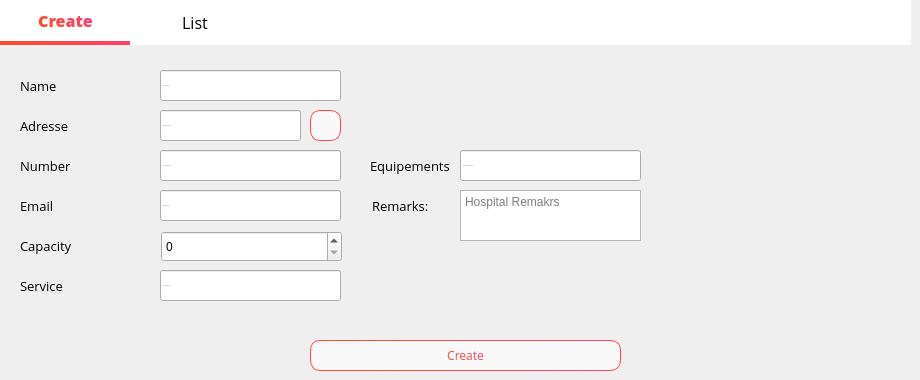
      <widget class="QWidget" name="Analytics_3">
       <property name="styleSheet">
        <string notr="true">
QLabel{
color: rgb(255, 255, 255);
background-color: transparent;
}
</string>
       </property>
       <widget class="QWidget" name="widget_8" native="true">
        <property name="geometry">
         <rect>
          <x>0</x>
          <y>0</y>
          <width>911</width>
          <height>45</height>
         </rect>
        </property>
        <property name="styleSheet">
         <string notr="true">QWidget{
background-color: rgb(255, 255, 255);
}
QPushButton {
    border: none;
    padding: 5px 10px;
    font-size: 16px;
    font-weight: normal;
    color: black;
}

QPushButton:checked {
    border-bottom: 4px solid qlineargradient(x1:0, y1:0, x2:1, y2:0, stop:0 #FF4B2B, stop:1 #FF416C);
    border-right: none;
    border-top: none;
    color: qlineargradient(x1:0, y1:0, x2:1, y2:0, stop:0 #FF4B2B, stop:1 #FF416C);
    font-weight: 700;
}

QPushButton:hover {
    background-color: qlineargradient(x1:0, y1:0, x2:1, y2:0, stop:0 #f2f2f2, stop:1 #e6e6e6);
}</string>
        </property>
        <widget class="QPushButton" name="pushButton_32">
         <property name="enabled">
          <bool>false</bool>
         </property>
         <property name="geometry">
          <rect>
           <x>0</x>
           <y>0</y>
           <width>131</width>
           <height>45</height>
          </rect>
         </property>
         <property name="font">
          <font>
           <family>Open Sans</family>
           <pointsize>-1</pointsize>
           <weight>50</weight>
           <bold>false</bold>
          </font>
         </property>
         <property name="cursor">
          <cursorShape>ArrowCursor</cursorShape>
         </property>
         <property name="styleSheet">
          <string notr="true"/>
         </property>
         <property name="text">
          <string>Create</string>
         </property>
         <property name="checkable">
          <bool>true</bool>
         </property>
         <property name="checked">
          <bool>true</bool>
         </property>
        </widget>
        <widget class="QPushButton" name="pushButton_33">
         <property name="geometry">
          <rect>
           <x>130</x>
           <y>0</y>
           <width>130</width>
           <height>45</height>
          </rect>
         </property>
         <property name="font">
          <font>
           <family>Open Sans</family>
           <pointsize>-1</pointsize>
           <weight>50</weight>
           <bold>false</bold>
          </font>
         </property>
         <property name="cursor">
          <cursorShape>PointingHandCursor</cursorShape>
         </property>
         <property name="styleSheet">
          <string notr="true"/>
         </property>
         <property name="text">
          <string>List</string>
         </property>
        </widget>
       </widget>
       <widget class="QLabel" name="label_11">
        <property name="geometry">
         <rect>
          <x>20</x>
          <y>70</y>
          <width>151</width>
          <height>31</height>
         </rect>
        </property>
        <property name="font">
         <font>
          <family>Open Sans</family>
          <pointsize>10</pointsize>
          <weight>50</weight>
          <bold>false</bold>
         </font>
        </property>
        <property name="styleSheet">
         <string notr="true">color: rgb(0, 0, 0);</string>
        </property>
        <property name="text">
         <string>Name</string>
        </property>
       </widget>
       <widget class="QLineEdit" name="New_Hospital_name">
        <property name="geometry">
         <rect>
          <x>160</x>
          <y>70</y>
          <width>181</width>
          <height>31</height>
         </rect>
        </property>
        <property name="font">
         <font>
          <family>Open Sans</family>
          <pointsize>-1</pointsize>
          <weight>50</weight>
          <bold>false</bold>
         </font>
        </property>
        <property name="styleSheet">
         <string notr="true"/>
        </property>
        <property name="placeholderText">
         <string>Hospital name</string>
        </property>
       </widget>
       <widget class="QLabel" name="label_12">
        <property name="geometry">
         <rect>
          <x>20</x>
          <y>110</y>
          <width>151</width>
          <height>31</height>
         </rect>
        </property>
        <property name="font">
         <font>
          <family>Open Sans</family>
          <pointsize>10</pointsize>
          <weight>50</weight>
          <bold>false</bold>
         </font>
        </property>
        <property name="styleSheet">
         <string notr="true">color: rgb(0, 0, 0);</string>
        </property>
        <property name="text">
         <string>Adresse</string>
        </property>
       </widget>
       <widget class="QLabel" name="label_13">
        <property name="geometry">
         <rect>
          <x>20</x>
          <y>150</y>
          <width>151</width>
          <height>31</height>
         </rect>
        </property>
        <property name="font">
         <font>
          <family>Open Sans</family>
          <pointsize>10</pointsize>
          <weight>50</weight>
          <bold>false</bold>
         </font>
        </property>
        <property name="styleSheet">
         <string notr="true">color: rgb(0, 0, 0);</string>
        </property>
        <property name="text">
         <string>Number</string>
        </property>
       </widget>
       <widget class="QLineEdit" name="New_Hospital_number">
        <property name="geometry">
         <rect>
          <x>160</x>
          <y>150</y>
          <width>181</width>
          <height>31</height>
         </rect>
        </property>
        <property name="font">
         <font>
          <family>Open Sans</family>
          <pointsize>-1</pointsize>
          <weight>50</weight>
          <bold>false</bold>
         </font>
        </property>
        <property name="styleSheet">
         <string notr="true"/>
        </property>
        <property name="placeholderText">
         <string>Hospital number</string>
        </property>
       </widget>
       <widget class="QLabel" name="label_14">
        <property name="geometry">
         <rect>
          <x>20</x>
          <y>190</y>
          <width>151</width>
          <height>31</height>
         </rect>
        </property>
        <property name="font">
         <font>
          <family>Open Sans</family>
          <pointsize>10</pointsize>
          <weight>50</weight>
          <bold>false</bold>
         </font>
        </property>
        <property name="styleSheet">
         <string notr="true">color: rgb(0, 0, 0);</string>
        </property>
        <property name="text">
         <string>Email</string>
        </property>
       </widget>
       <widget class="QLabel" name="label_15">
        <property name="geometry">
         <rect>
          <x>20</x>
          <y>230</y>
          <width>151</width>
          <height>31</height>
         </rect>
        </property>
        <property name="font">
         <font>
          <family>Open Sans</family>
          <pointsize>10</pointsize>
          <weight>50</weight>
          <bold>false</bold>
         </font>
        </property>
        <property name="styleSheet">
         <string notr="true">color: rgb(0, 0, 0);</string>
        </property>
        <property name="text">
         <string>Capacity</string>
        </property>
       </widget>
       <widget class="QLineEdit" name="New_Hopistal_Email">
        <property name="geometry">
         <rect>
          <x>160</x>
          <y>190</y>
          <width>181</width>
          <height>31</height>
         </rect>
        </property>
        <property name="font">
         <font>
          <family>Open Sans</family>
          <pointsize>-1</pointsize>
          <weight>50</weight>
          <bold>false</bold>
         </font>
        </property>
        <property name="styleSheet">
         <string notr="true"/>
        </property>
        <property name="placeholderText">
         <string>Hospital email</string>
        </property>
       </widget>
       <widget class="QLabel" name="label_16">
        <property name="geometry">
         <rect>
          <x>20</x>
          <y>270</y>
          <width>151</width>
          <height>31</height>
         </rect>
        </property>
        <property name="font">
         <font>
          <family>Open Sans</family>
          <pointsize>10</pointsize>
          <weight>50</weight>
          <bold>false</bold>
         </font>
        </property>
        <property name="styleSheet">
         <string notr="true">color: rgb(0, 0, 0);</string>
        </property>
        <property name="text">
         <string>Service</string>
        </property>
       </widget>
       <widget class="QLineEdit" name="New_Hospital_service">
        <property name="geometry">
         <rect>
          <x>160</x>
          <y>270</y>
          <width>181</width>
          <height>31</height>
         </rect>
        </property>
        <property name="font">
         <font>
          <family>Open Sans</family>
          <pointsize>-1</pointsize>
          <weight>50</weight>
          <bold>false</bold>
         </font>
        </property>
        <property name="styleSheet">
         <string notr="true"/>
        </property>
        <property name="placeholderText">
         <string>Hospital Service</string>
        </property>
       </widget>
       <widget class="QLabel" name="label_23">
        <property name="geometry">
         <rect>
          <x>370</x>
          <y>150</y>
          <width>151</width>
          <height>31</height>
         </rect>
        </property>
        <property name="font">
         <font>
          <family>Open Sans</family>
          <pointsize>10</pointsize>
          <weight>50</weight>
          <bold>false</bold>
         </font>
        </property>
        <property name="styleSheet">
         <string notr="true">color: rgb(0, 0, 0);</string>
        </property>
        <property name="text">
         <string>Equipements</string>
        </property>
       </widget>
       <widget class="QPushButton" name="New_Btn">
        <property name="geometry">
         <rect>
          <x>310</x>
          <y>340</y>
          <width>311</width>
          <height>31</height>
         </rect>
        </property>
        <property name="font">
         <font>
          <family>Open Sans</family>
          <pointsize>-1</pointsize>
         </font>
        </property>
        <property name="cursor">
         <cursorShape>PointingHandCursor</cursorShape>
        </property>
        <property name="styleSheet">
         <string notr="true">QPushButton {
    border: 1px solid qlineargradient(x1:0, y1:0, x2:1, y2:0, stop:0 #FF4B2B, stop:1 #FF416C);
    border-radius: 10px;
    padding: 5px 15px;
    background: #f9f9f9;
    color: qlineargradient(x1:0, y1:0, x2:1, y2:0, stop:0 #FF4B2B, stop:1 #FF416C);
    font-size: 12px;
}

QPushButton:hover {
    background-color: qlineargradient(x1:0, y1:0, x2:1, y2:0, stop:0 #FF416C, stop:1 #FF4B2B);
	color: white;
}

QPushButton:pressed {
    background-color: qlineargradient(x1:0, y1:0, x2:1, y2:0, stop:0 #FF4B2B, stop:1 #FF416C);
    border: 2px solid #FF416C;
    padding: 4px 14px 6px 16px;
}</string>
        </property>
        <property name="text">
         <string>Create</string>
        </property>
       </widget>
       <widget class="QLineEdit" name="New_Hospital_Equipements">
        <property name="geometry">
         <rect>
          <x>460</x>
          <y>150</y>
          <width>181</width>
          <height>31</height>
         </rect>
        </property>
        <property name="font">
         <font>
          <family>Open Sans</family>
          <pointsize>-1</pointsize>
          <weight>50</weight>
          <bold>false</bold>
         </font>
        </property>
        <property name="styleSheet">
         <string notr="true"/>
        </property>
        <property name="placeholderText">
         <string>Hospital Equipements</string>
        </property>
       </widget>
       <widget class="QTextEdit" name="New_Remarks">
        <property name="geometry">
         <rect>
          <x>460</x>
          <y>190</y>
          <width>181</width>
          <height>51</height>
         </rect>
        </property>
        <property name="placeholderText">
         <string>Hospital Remakrs</string>
        </property>
       </widget>
       <widget class="QLabel" name="label_25">
        <property name="geometry">
         <rect>
          <x>372</x>
          <y>190</y>
          <width>61</width>
          <height>31</height>
         </rect>
        </property>
        <property name="font">
         <font>
          <family>Open Sans</family>
          <pointsize>10</pointsize>
          <weight>50</weight>
          <bold>false</bold>
         </font>
        </property>
        <property name="styleSheet">
         <string notr="true">color: rgb(0, 0, 0);</string>
        </property>
        <property name="text">
         <string>Remarks:</string>
        </property>
       </widget>
       <widget class="QLineEdit" name="New_Hospital_adresse">
        <property name="geometry">
         <rect>
          <x>160</x>
          <y>110</y>
          <width>141</width>
          <height>31</height>
         </rect>
        </property>
        <property name="font">
         <font>
          <family>Open Sans</family>
          <pointsize>-1</pointsize>
          <weight>50</weight>
          <bold>false</bold>
         </font>
        </property>
        <property name="styleSheet">
         <string notr="true"/>
        </property>
        <property name="placeholderText">
         <string>Hospital adresse</string>
        </property>
       </widget>
       <widget class="QSpinBox" name="New_hospital_capacity">
        <property name="geometry">
         <rect>
          <x>161</x>
          <y>231</y>
          <width>181</width>
          <height>31</height>
         </rect>
        </property>
       </widget>
       <widget class="QPushButton" name="pushButton_11">
        <property name="geometry">
         <rect>
          <x>310</x>
          <y>110</y>
          <width>31</width>
          <height>31</height>
         </rect>
        </property>
        <property name="styleSheet">
         <string notr="true">QPushButton {
    border: 1px solid qlineargradient(x1:0, y1:0, x2:1, y2:0, stop:0 #FF4B2B, stop:1 #FF416C);
    border-radius: 10px;
    padding: 5px 15px;
    background: #f9f9f9;
    color: qlineargradient(x1:0, y1:0, x2:1, y2:0, stop:0 #FF4B2B, stop:1 #FF416C);
    font-size: 12px;
}

QPushButton:hover {
    background-color: qlineargradient(x1:0, y1:0, x2:1, y2:0, stop:0 #FF416C, stop:1 #FF4B2B);
	color: white;
}

QPushButton:pressed {
    background-color: qlineargradient(x1:0, y1:0, x2:1, y2:0, stop:0 #FF4B2B, stop:1 #FF416C);
    border: 2px solid #FF416C;
    padding: 4px 14px 6px 16px;
}</string>
        </property>
        <property name="text">
         <string/>
        </property>
        <property name="icon">
         <iconset resource="assets.qrc">
          <normaloff>:/assets/icons/cil-location-pin_black.png</normaloff>:/assets/icons/cil-location-pin_black.png</iconset>
        </property>
       </widget>
       <widget class="QLabel" name="label_127">
        <property name="geometry">
         <rect>
          <x>650</x>
          <y>100</y>
          <width>261</width>
          <height>191</height>
         </rect>
        </property>
        <property name="text">
         <string/>
        </property>
        <property name="pixmap">
         <pixmap resource="assets.qrc">:/assets/images/hospitalvect.png</pixmap>
        </property>
        <property name="scaledContents">
         <bool>true</bool>
        </property>
       </widget>
      </widget>
